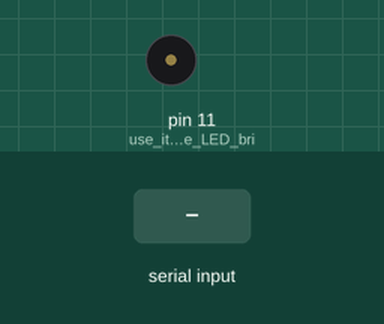
The sketch below on a simulated Arduino Uno, built with avr-gcc and run on an emulated ATmega328P. Shown: buzzer (waves = sounding). Inputs (shaded band) come from the test bench. Random numbers use the default seed unless the sketch sets one; what the sketch prints to the serial monitor is not drawn.

Above: at 1.2 s.
1.3 s: byte 30 received over Serial
At 3.0 s:
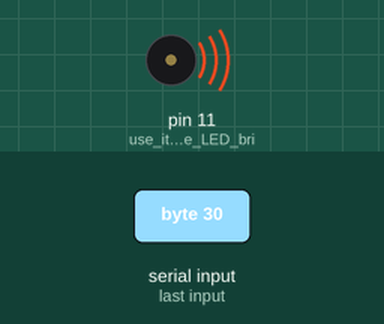
4.3 s: byte 90 received over Serial
At 7.1 s:
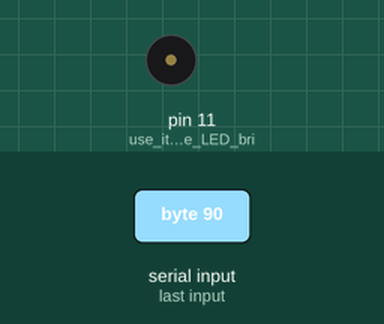
7.3 s: byte 120 received over Serial
At 8.9 s:
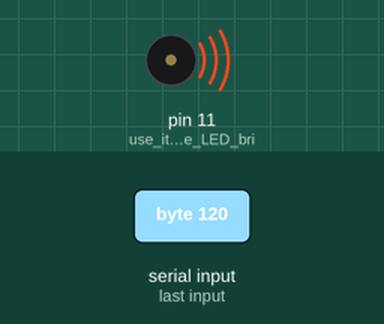
Timing chart, 0 to 10.9 s (numbered marks = the images above; inputs shaded):
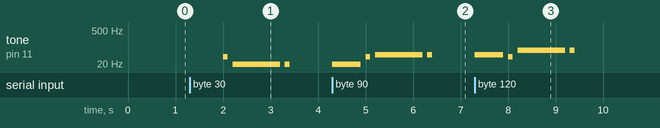

The sketch:

MOTTEL_SYNTH_CODE_ARDUINO_P5.ino
```cpp
int freq;

void setup()
{
   Serial.begin(9600);           // initialize serial communications

  pinMode(11, OUTPUT);
}

void loop()
{

   if (Serial.available() > 0) { // if there's serial data available
 int inByte = Serial.read();   // read it
 Serial.write(inByte);         // send it back out as raw binary data
pinMode(11, inByte);       // use it to set the LED brightness

tone(11, freq);
  delay(600);
  noTone(11);
  delay(100);

  freq = random (100);

tone(11, 40);
delay(100);
  noTone(11);
  delay(100);

  tone(11, freq);
  delay(1000);
  noTone(11);
  delay(100);

   tone(11, freq);
  delay(100);
  noTone(11);
  delay(100);
   }}
```

Measured:
- after the input at 1.3 s, tone on pin 11 (use_it_to_set_the_LED_bri): plays 40 Hz for 0.10 s, 7 Hz for 1.0 s, 7 Hz for 0.10 s, starting after 0.70 s
- after the input at 4.3 s, tone on pin 11 (use_it_to_set_the_LED_bri): plays 7 Hz for 0.60 s, 40 Hz for 0.10 s, 49 Hz for 1.0 s, 49 Hz for 0.10 s, starting at once
- after the input at 7.3 s, tone on pin 11 (use_it_to_set_the_LED_bri): plays 49 Hz for 0.60 s, 40 Hz for 0.10 s, 73 Hz for 1.0 s, 73 Hz for 0.10 s, starting at once
